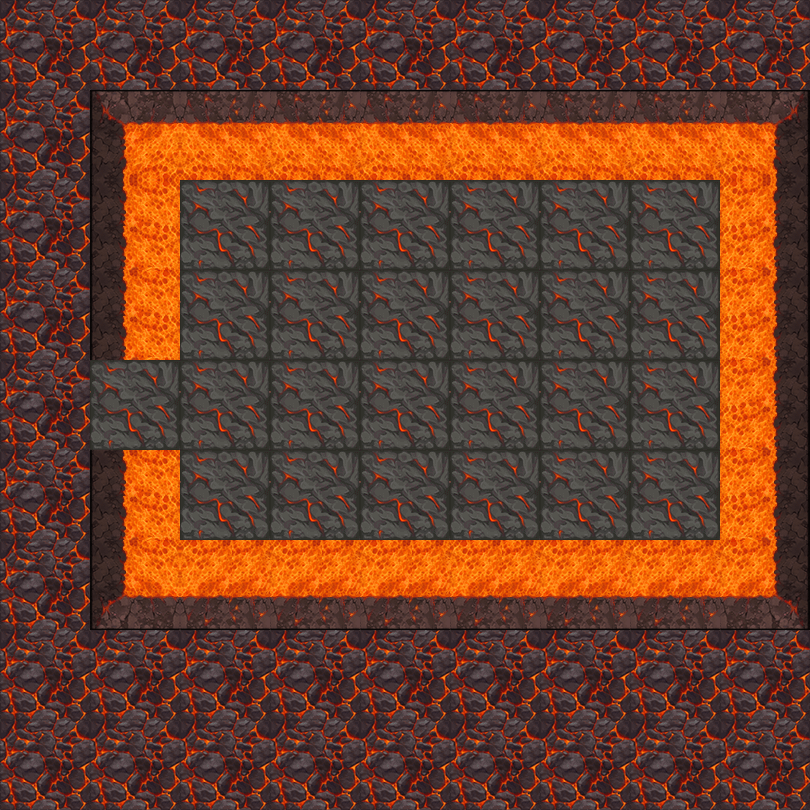

This is a level from a 2D game, rendered from its Tiled map with the project's own tilesets. A one-line summary and the map file follow, with tile-layer data summarised:
An orthogonal 9x9 tile map with 90x90 px tiles, 2 tile layers (地形, 障碍) and 27 objects (23x map, 2x spring, bed, door).

<map version="1.5" tiledversion="1.7.2" orientation="orthogonal" renderorder="right-down" width="9" height="9" tilewidth="90" tileheight="90" infinite="0" nextlayerid="4" nextobjectid="35">
 <tileset firstgid="1" name="1" tilewidth="90" tileheight="90" tilecount="100" columns="10">
  <image source="5.png" trans="ff00ff" width="900" height="900" />
 </tileset>
 <layer id="1" name="地形" width="9" height="9">
  <data>[81 cells, 81 non-empty, 2 distinct tile ids]</data>
 </layer>
 <layer id="2" name="障碍" width="9" height="9">
  <data>[81 cells, 23 non-empty, 8 distinct tile ids]</data>
 </layer>
 <objectgroup id="3" name="对象">
  <object id="2" name="bed" x="630" y="360" width="90" height="90" />
  <object id="4" name="map" x="630" y="270" width="90" height="90" />
  <object id="7" name="map" x="270" y="180" width="90" height="90" />
  <object id="8" name="map" x="270" y="270" width="90" height="90" />
  <object id="9" name="map" x="270" y="360" width="90" height="90" />
  <object id="10" name="map" x="270" y="450" width="90" height="90" />
  <object id="13" name="map" x="360" y="360" width="90" height="90" />
  <object id="14" name="map" x="360" y="450" width="90" height="90" />
  <object id="15" name="map" x="450" y="450" width="90" height="90" />
  <object id="16" name="map" x="540" y="450" width="90" height="90" />
  <object id="17" name="map" x="540" y="360" width="90" height="90" />
  <object id="18" name="map" x="450" y="360" width="90" height="90" />
  <object id="19" name="map" x="360" y="270" width="90" height="90" />
  <object id="20" name="map" x="360" y="180" width="90" height="90" />
  <object id="21" name="map" x="450" y="270" width="90" height="90" />
  <object id="22" name="map" x="450" y="180" width="90" height="90" />
  <object id="23" name="map" x="540" y="180" width="90" height="90" />
  <object id="24" name="map" x="630" y="180" width="90" height="90" />
  <object id="25" name="map" x="540" y="270" width="90" height="90" />
  <object id="27" name="spring" x="180" y="0" width="90" height="90">
   <properties>
    <property name="direction" value="3" />
   </properties>
  </object>
  <object id="28" name="map" x="180" y="180" width="90" height="90">
   <properties>
    <property name="weapon" type="int" value="4" />
   </properties>
  </object>
  <object id="29" name="map" x="180" y="270" width="90" height="90">
   <properties>
    <property name="weapon" type="int" value="3" />
   </properties>
  </object>
  <object id="30" name="map" x="180" y="360" width="90" height="90">
   <properties>
    <property name="weapon" type="int" value="5" />
   </properties>
  </object>
  <object id="31" name="map" x="180" y="360" width="90" height="90">
   <properties>
    <property name="weapon" type="int" value="1" />
   </properties>
  </object>
  <object id="32" name="map" x="180" y="450" width="90" height="90">
   <properties>
    <property name="weapon" type="int" value="2" />
   </properties>
  </object>
  <object id="33" name="door" x="90" y="360" width="90" height="90">
   <properties>
    <property name="LorR" type="int" value="1" />
    <property name="motion" type="int" value="3" />
    <property name="rotate" type="int" value="90" />
   </properties>
  </object>
  <object id="34" name="spring" x="630" y="450" width="90" height="90">
   <properties>
    <property name="direction" value="3" />
   </properties>
  </object>
 </objectgroup>
</map>
